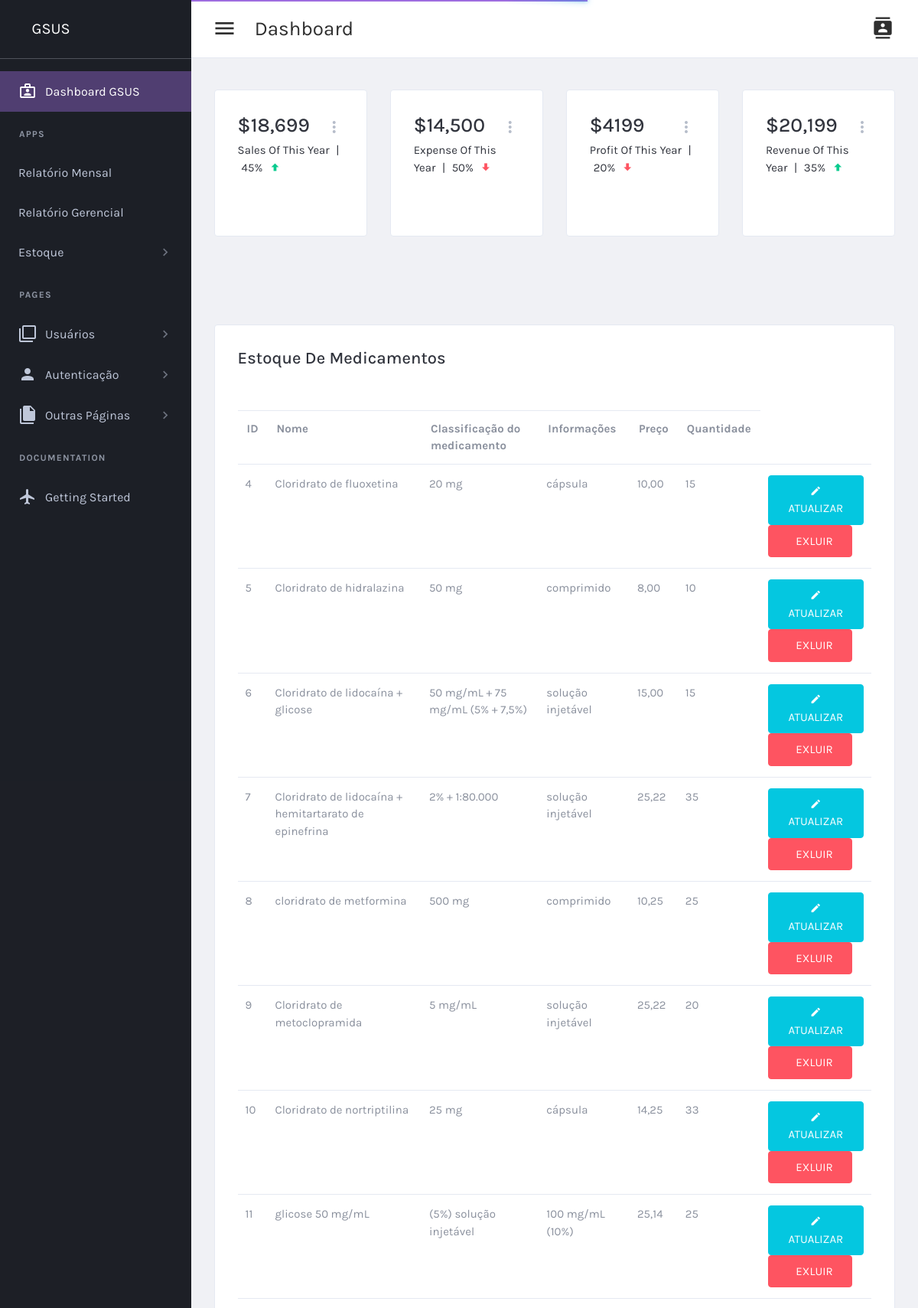
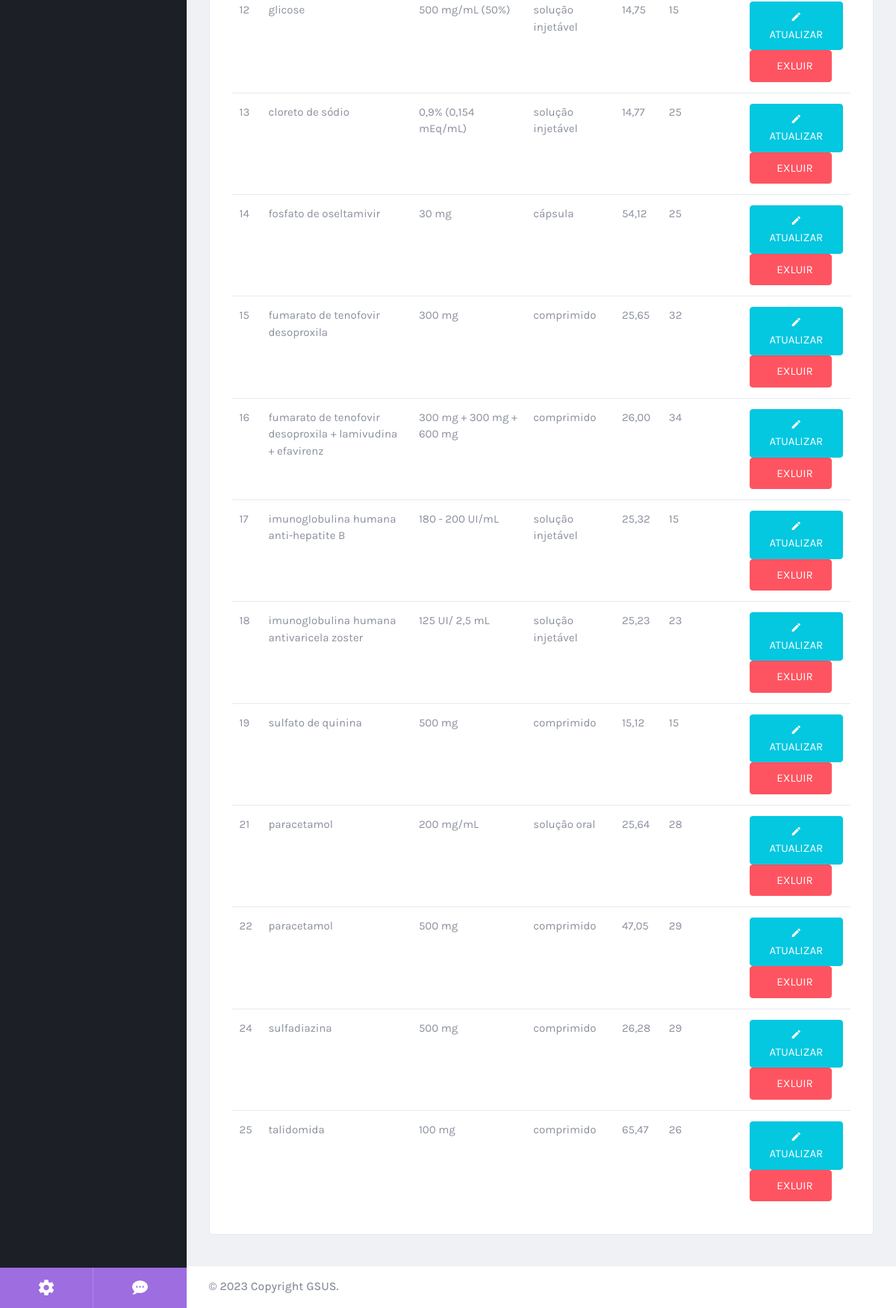
/estoque.php, run on the app's committed database (2 pictures, top to bottom).
### tables this page shows
CREATE TABLE `medicamento` (
  `id_medicamento` int(11) NOT NULL,
  `nome` varchar(100) NOT NULL,
  `classificacao_medicamento` varchar(100) NOT NULL,
  `informacoes` varchar(100) NOT NULL,
  `preco` varchar(50) NOT NULL,
  `quantidade` int(11) NOT NULL,
  `id_posto` int(11) NOT NULL,
  `id_farmacia` int(6) NOT NULL
);

### public/estoque.php (the view, shortened to what this page needs)
<?php
include('connection.php');
$slq_medicamentos = "SELECT * FROM medicamento";
$query_medicamentos = $mysqli->query($slq_medicamentos) or die($mysqli->error);
$num_medicamentos = $query_medicamentos->num_rows;
?>
<!DOCTYPE html>
<html lang="en" dir="ltr">
  <head>
  <link href="plugins/material/css/materialdesignicons.min.css" rel="stylesheet" />
  <link href="plugins/simplebar/simplebar.css" rel="stylesheet" />
  <link href="plugins/nprogress/nprogress.css" rel="stylesheet" />
  <link href="plugins/DataTables/DataTables-1.10.18/css/jquery.dataTables.min.css" rel="stylesheet" />
  <link href="plugins/jvectormap/jquery-jvectormap-2.0.3.css" rel="stylesheet" />
  <link href="plugins/daterangepicker/daterangepicker.css" rel="stylesheet" />
  <link href="https://cdn.quilljs.com/1.3.6/quill.snow.css" rel="stylesheet">
  <link href="plugins/toaster/toastr.min.css" rel="stylesheet" />
  <link id="main-css-href" rel="stylesheet" href="css/style.css" />
  <link rel="stylesheet" href="assets/css/icofont.min.css">
</head>
  <body class="navbar-fixed sidebar-fixed" id="body">
    <div class="wrapper">
        <aside class="left-sidebar sidebar-dark" id="left-sidebar">
          <div id="sidebar" class="sidebar sidebar-with-footer">
            <div class="app-brand">
              <a href="/index.html">
              <i class="icofont-group"></i>
              <span class="brand-name">GSUS</span>
              <i class="icofont-map-pins"></i>
              </a>
            </div>
            <div class="sidebar-left" data-simplebar style="height: 100%;">
              <ul class="nav sidebar-inner" id="sidebar-menu">
                  <li
                   class="active"
                   >
                    <a class="sidenav-item-link" href="indexgestor.php">
                      <i class="mdi mdi-briefcase-account-outline"></i>
                      <span class="nav-text">Dashboard GSUS</span>
                    </a>
                  </li>
                  <li class="section-title">
                    Apps
                  </li>
                  <li >
                              <a class="sidenav-item-link" href="relatoriomensal.php">
                                <span class="nav-text">Relatório Mensal</span>
                              </a>
                            </li>
                  <li >
                              <a class="sidenav-item-link" href="relatoriomensal.php">
                                <span class="nav-text">Relatório Gerencial</span>
                              </a>
                            </li>
                  <li  class="has-sub" >
                    <a class="sidenav-item-link" href="javascript:void(0)" data-toggle="collapse" data-target="#email"
                      aria-expanded="false" aria-controls="email">
                      <span class="nav-text">Estoque</span> <b class="caret"></b>
                    </a>
                  </li>
                  <li class="section-title">
                    Pages
                  </li>
                  <li  class="has-sub" >
                    <a class="sidenav-item-link" href="javascript:void(0)" data-toggle="collapse" data-target="#users"
                      aria-expanded="false" aria-controls="users">
                      <i class="mdi mdi-image-filter-none"></i>
                      <span class="nav-text">Usuários</span> <b class="caret"></b>
                    </a>
                  </li>
                  <li  class="has-sub" >
                    <a class="sidenav-item-link" href="javascript:void(0)" data-toggle="collapse" data-target="#authentication"
                      aria-expanded="false" aria-controls="authentication">
                      <i class="mdi mdi-account"></i>
                      <span class="nav-text">Autenticação</span> <b class="caret"></b>
                    </a>
                  </li>
                  <li  class="has-sub" >
                    <a class="sidenav-item-link" href="javascript:void(0)" data-toggle="collapse" data-target="#other-page"
                      aria-expanded="false" aria-controls="other-page">
                      <i class="mdi mdi-file-multiple"></i>
                      <span class="nav-text">Outras páginas</span> <b class="caret"></b>
                    </a>
                  </li>
                  <li class="section-title">
                    Documentation
                  </li>
                  <li
                   >
                    <a class="sidenav-item-link" href="getting-started.html">
                      <i class="mdi mdi-airplane"></i>
                      <span class="nav-text">Getting Started</span>
                    </a>
                  </li>
              </ul>
            </div>
            <div class="sidebar-footer">
              <div class="sidebar-footer-content">
                <ul class="d-flex">
                  <li>
                    <a href="user-account-settings.html" data-toggle="tooltip" title="Profile settings"><i class="mdi mdi-settings"></i></a></li>
                  <li>
                    <a href="#" data-toggle="tooltip" title="No chat messages"><i class="mdi mdi-chat-processing"></i></a>
                  </li>
                </ul>
              </div>
            </div>
          </div>
        </aside>
      <div class="page-wrapper">
          <header class="main-header" id="header">
            <nav class="navbar navbar-expand-lg navbar-light" id="navbar">
              <button id="sidebar-toggler" class="sidebar-toggle">
              </button>
              <span class="page-title">Dashboard</span>
              <div class="navbar-right ">
                <ul class="nav navbar-nav">
                  <li class="custom-dropdown">
                    <a class="offcanvas-toggler active custom-dropdown-toggler" data-offcanvas="contact-off" href="javascript:" >
                      <i class="mdi mdi-contacts icon"></i>
                    </a>
                  </li>
                    </ul>
              </div>
            </nav>
          </header>
        <div class="content-wrapper">
          <div class="content">
                  <div class="row">
                    <div class="col-xl-3 col-sm-6">
                      <div class="card card-default card-mini">
                        <div class="card-header">
                          <h2>$18,699</h2>
                          <div class="dropdown">
                            <a class="dropdown-toggle icon-burger-mini" href="#" role="button" id="dropdownMenuLink" data-toggle="dropdown" aria-haspopup="true" aria-expanded="false">
                            </a>
                           </div>
                          <div class="sub-title">
                            <span class="mr-1">Sales of this year</span> |
                            <span class="mx-1">45%</span>
                            <i class="mdi mdi-arrow-up-bold text-success"></i>
                          </div>
                        </div>
                        <div class="card-body">
                        </div>
                      </div>
                    </div>
                    <div class="col-xl-3 col-sm-6">
                      <div class="card card-default card-mini">
                        <div class="card-header">
                          <h2>$14,500</h2>
                          <div class="dropdown">
                            <a class="dropdown-toggle icon-burger-mini" href="#" role="button" id="dropdownMenuLink" data-toggle="dropdown" aria-haspopup="true" aria-expanded="false">
                            </a>
                          </div>
                          <div class="sub-title">
                            <span class="mr-1">Expense of this year</span> |
                            <span class="mx-1">50%</span>
                            <i class="mdi mdi-arrow-down-bold text-danger"></i>
                          </div>
                        </div>
                        <div class="card-body">
                        </div>
                      </div>
                    </div>
                    <div class="col-xl-3 col-sm-6">
                      <div class="card card-default card-mini">
                        <div class="card-header">
                          <h2>$4199</h2>
                          <div class="dropdown">
                            <a class="dropdown-toggle icon-burger-mini" href="#" role="button" id="dropdownMenuLink" data-toggle="dropdown" aria-haspopup="true" aria-expanded="false">
                            </a>
                          </div>
                          <div class="sub-title">
                            <span class="mr-1">Profit of this year</span> |
                            <span class="mx-1">20%</span>
                            <i class="mdi mdi-arrow-down-bold text-danger"></i>
                          </div>
                        </div>
                        <div class="card-body">
                        </div>
                      </div>
                    </div>
                    <div class="col-xl-3 col-sm-6">
                      <div class="card card-default card-mini">
                        <div class="card-header">
                          <h2>$20,199</h2>
                          <div class="dropdown">
                            <a class="dropdown-toggle icon-burger-mini" href="#" role="button" id="dropdownMenuLink" data-toggle="dropdown" aria-haspopup="true" aria-expanded="false">
                            </a>
                          </div>
                          <div class="sub-title">
                            <span class="mr-1">Revenue of this year</span> |
                            <span class="mx-1">35%</span>
                            <i class="mdi mdi-arrow-up-bold text-success"></i>
                          </div>
                        </div>
                        <div class="card-body">
                        </div>
                      </div>
                    </div>
                  </div>
              <div class="row">
                <div class="col-xl">
                    <div class="card card-default">
                      <div class="card-header align-items-center">
                        <h2 class="">Estoque de medicamentos</h2>
                        </div>
                      <div class="card-body">
                        <div class="tab-content">
                          <table id="product-sale" class="table table-product " style="width:100%">
    <br>
    <table id="productsTable" class="table table-hover table-product" style="width:100%">
        <tr>
            <th>ID</th>
            <th>Nome</th>
            <th>Classificação do medicamento</th>
            <th>Informações</th>
            <th>Preço</th>
            <th>Quantidade</th>
        </tr>
        <?php
          if($num_medicamentos == 0) { ?>
            <tr>
              <td colspan="6">Nenhum medicamento foi encontrado</td>
            </tr>
            <?php
        } else {
          while ($medicamentos = $query_medicamentos->fetch_assoc()) {
            ?>
              <tr>
                <td><?php echo $medicamentos['id_medicamento'];?></td>
                <td><?php echo $medicamentos['nome']; ?></td>
                <td><?php echo $medicamentos['classificacao_medicamento']; ?></td>
                <td><?php echo $medicamentos['informacoes']; ?></td>
                <td><?php echo $medicamentos['preco']; ?></td>
                <td><?php echo $medicamentos['quantidade']; ?></td>
                <td>
                  <a href="atualizarmed.php?id_medicamento=<?php echo $medicamentos['id_medicamento']; ?>" class="btn btn-info">
                    <i class="mdi mdi-pencil"></i>Atualizar</a>
                  <br>
                  <a href="deletarmed.php?id_medicamento=<?php echo $medicamentos['id_medicamento']; ?>" class="btn btn-danger"> <i class="icofont-ui-delete"></i>Exluir</a>
                </td>
              </tr>
              <?php
          }
        }?>
                          </table>
                        </div>
                      </div>
                    </div>
                </div>
</div>
        </div>
          <footer class="footer mt-auto">
            <div class="copyright bg-white">
              <p>
                &copy; <span id="copy-year"></span> Copyright GSUS.
              </p>
            </div>
          </footer>
      </div>
    </div>
  </body>
</html>

### data on the page
medicamento: id_medicamento "4", nome "Cloridrato de fluoxetina", classificacao_medicamento "20 mg", informacoes "cápsula", preco "10,00", quantidade "15"
medicamento: id_medicamento "5", nome "Cloridrato de hidralazina", classificacao_medicamento "50 mg", informacoes "comprimido", preco "8,00", quantidade "10"
medicamento: id_medicamento "6", nome "Cloridrato de lidocaína + glicose", classificacao_medicamento "50 mg/mL + 75 mg/mL (5% + 7,5%)", informacoes "solução injetável", preco "15,00", quantidade "15"
medicamento: id_medicamento "7", nome "Cloridrato de lidocaína + hemitartarato de epinefrina", classificacao_medicamento "2% + 1:80.000", informacoes "solução injetável", preco "25,22", quantidade "35"
medicamento: id_medicamento "8", nome "cloridrato de metformina", classificacao_medicamento "500 mg", informacoes "comprimido", preco "10,25", quantidade "25"
medicamento: id_medicamento "9", nome "Cloridrato de metoclopramida", classificacao_medicamento "5 mg/mL", informacoes "solução injetável", preco "25,22", quantidade "20"
medicamento: id_medicamento "10", nome "Cloridrato de nortriptilina", classificacao_medicamento "25 mg", informacoes "cápsula", preco "14,25", quantidade "33"
medicamento: id_medicamento "11", nome "glicose 50 mg/mL", classificacao_medicamento "(5%) solução injetável", informacoes "100 mg/mL (10%)", preco "25,14", quantidade "25"
medicamento: id_medicamento "12", nome "glicose", classificacao_medicamento "500 mg/mL (50%)", informacoes "solução injetável", preco "14,75", quantidade "15"
medicamento: id_medicamento "13", nome "cloreto de sódio", classificacao_medicamento "0,9% (0,154 mEq/mL)", informacoes "solução injetável", preco "14,77", quantidade "25"
medicamento: id_medicamento "14", nome "fosfato de oseltamivir", classificacao_medicamento "30 mg", informacoes "cápsula", preco "54,12", quantidade "25"
medicamento: id_medicamento "15", nome "fumarato de tenofovir desoproxila", classificacao_medicamento "300 mg", informacoes "comprimido", preco "25,65", quantidade "32"
medicamento: id_medicamento "16", nome "fumarato de tenofovir desoproxila + lamivudina + efavirenz", classificacao_medicamento "300 mg + 300 mg + 600 mg", informacoes "comprimido", preco "26,00", quantidade "34"
medicamento: id_medicamento "17", nome "imunoglobulina humana anti-hepatite B", classificacao_medicamento "180 - 200 UI/mL", informacoes "solução injetável", preco "25,32", quantidade "15"
medicamento: id_medicamento "18", nome "imunoglobulina humana antivaricela zoster", classificacao_medicamento "125 UI/ 2,5 mL", informacoes "solução injetável", preco "25,23", quantidade "23"
medicamento: id_medicamento "19", nome "sulfato de quinina", classificacao_medicamento "500 mg", informacoes "comprimido", preco "15,12", quantidade "15"
medicamento: id_medicamento "21", nome "paracetamol", classificacao_medicamento "200 mg/mL", informacoes "solução oral", preco "25,64", quantidade "28"
medicamento: id_medicamento "22", nome "paracetamol", classificacao_medicamento "500 mg", informacoes "comprimido", preco "47,05", quantidade "29"
medicamento: id_medicamento "24", nome "sulfadiazina", classificacao_medicamento "500 mg", informacoes "comprimido", preco "26,28", quantidade "29"
medicamento: id_medicamento "25", nome "talidomida", classificacao_medicamento "100 mg", informacoes "comprimido", preco "65,47", quantidade "26"
